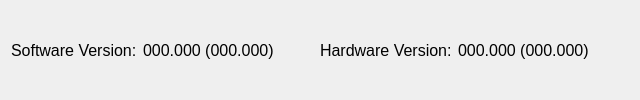
             <widget class="QWidget" name="widgetOverviewButtom" native="true">
              <property name="styleSheet">
               <string notr="true">QWidget#widgetOverviewButtom {
background-color:rgba(211, 211, 211, 110);
border-width: 5px;
border-radius: 15px;
border-color: rgb(57, 57, 57); }</string>
              </property>
              <layout class="QHBoxLayout" name="horizontalLayout_3" stretch="0,0,0,0,0,1">
               <item>
                <widget class="QLabel" name="label">
                 <property name="font">
                  <font>
                   <pointsize>12</pointsize>
                  </font>
                 </property>
                 <property name="text">
                  <string>Software Version:</string>
                 </property>
                </widget>
               </item>
               <item>
                <widget class="QLabel" name="m_sw">
                 <property name="font">
                  <font>
                   <pointsize>12</pointsize>
                  </font>
                 </property>
                 <property name="text">
                  <string notr="true">000.000 (000.000)</string>
                 </property>
                </widget>
               </item>
               <item>
                <spacer name="horizontalSpacer_12">
                 <property name="orientation">
                  <enum>Qt::Horizontal</enum>
                 </property>
                 <property name="sizeHint" stdset="0">
                  <size>
                   <width>40</width>
                   <height>20</height>
                  </size>
                 </property>
                </spacer>
               </item>
               <item>
                <widget class="QLabel" name="label_41">
                 <property name="font">
                  <font>
                   <pointsize>12</pointsize>
                  </font>
                 </property>
                 <property name="text">
                  <string>Hardware Version:</string>
                 </property>
                </widget>
               </item>
               <item>
                <widget class="QLabel" name="m_hw">
                 <property name="font">
                  <font>
                   <pointsize>12</pointsize>
                  </font>
                 </property>
                 <property name="text">
                  <string notr="true">000.000 (000.000)</string>
                 </property>
                </widget>
               </item>
               <item>
                <spacer name="horizontalSpacer_2">
                 <property name="orientation">
                  <enum>Qt::Horizontal</enum>
                 </property>
                 <property name="sizeHint" stdset="0">
                  <size>
                   <width>40</width>
                   <height>20</height>
                  </size>
                 </property>
                </spacer>
               </item>
              </layout>
             </widget>
